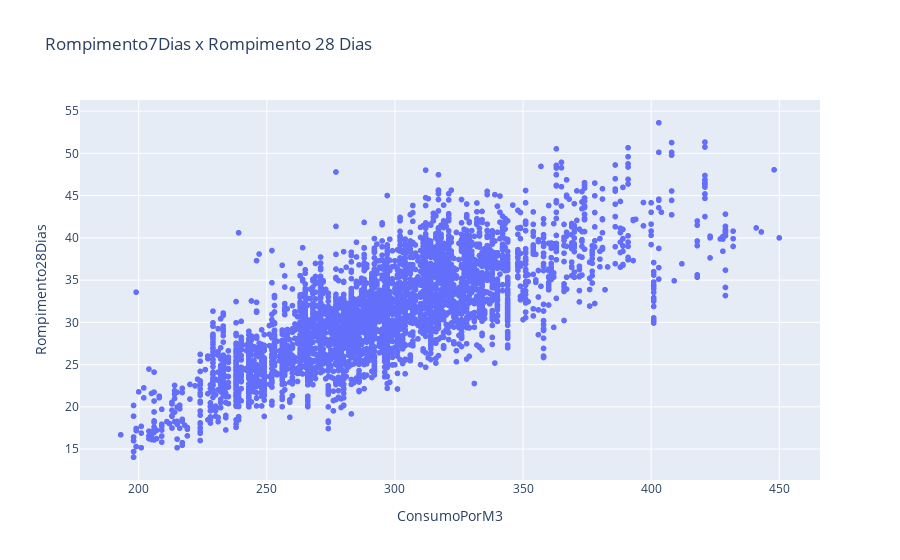

The code cell stored with this chart in its notebook:
### Code cell
fig = px.scatter(dados_aglomerante, x="ConsumoPorM3", y="Rompimento28Dias", title='Rompimento7Dias x Rompimento 28 Dias')
fig.show()

### Figure 1 — Plotly figure (JSON) as saved in the notebook; plotly's stock layout.template omitted (floating-point values rounded to 4 significant figures; data arrays with more than 128 entries replaced by an {"elided": "..."} marker saying what was removed)
{"data": [{"hovertemplate": "ConsumoPorM3=%{x}<br>Rompimento28Dias=%{y}<extra></extra>", "legendgroup": "", "marker": {"color": "#636efa", "symbol": "circle"}, "mode": "markers", "name": "", "showlegend": false, "type": "scattergl", "x": {"elided": "4327 int values"}, "xaxis": "x", "y": {"elided": "4327 float values"}, "yaxis": "y"}], "layout": {"legend": {"tracegroupgap": 0}, "title": {"text": "Rompimento7Dias x Rompimento 28 Dias"}, "xaxis": {"anchor": "y", "domain": [0, 1], "title": {"text": "ConsumoPorM3"}}, "yaxis": {"anchor": "x", "domain": [0, 1], "title": {"text": "Rompimento28Dias"}}}}
